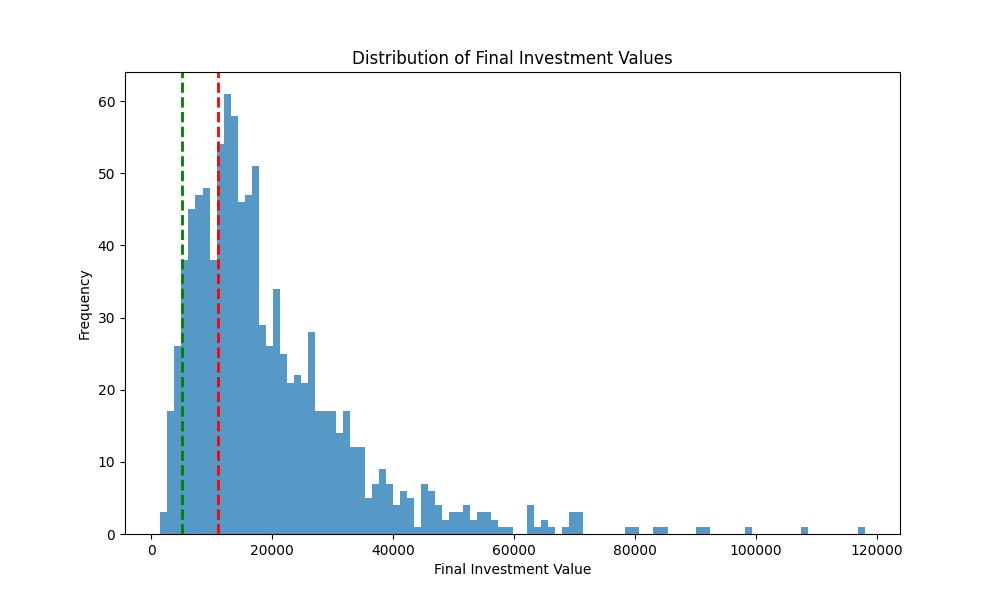

The script that saved this image:
""" download NVDA historical data from Yahoo Finance """
import pandas as pd
import yfinance as yf
import numpy as np
import matplotlib.pyplot as plt


def download_data(ticker, start_date, end_date):
    data = yf.download(ticker, start=start_date, end=end_date)
    return data


def refresh_data(ticker):
    today = pd.Timestamp.today().date()
    start_date = '2010-01-01'
    df = download_data(ticker, start_date=start_date, end_date=today)
    df.to_csv('stock_data/' + ticker.lower() + '.csv')


def construct_simulation(ticker, initial_investment, num_simulations, forecast_days, desired_return):

    refresh_data(ticker)

    """ upload data from data/nvda.csv  to a pandas dataframe """

    df = pd.read_csv('stock_data/' + ticker.lower() + '.csv')

    daily_returns = df["Adj Close"].pct_change().dropna()

    # Simulation parameters
    num_simulations = num_simulations
    forecast_days = forecast_days

    # Initialise simulation array, all zeros
    simulations = np.zeros((num_simulations, forecast_days))

    # Simulate future paths
    last_price = df["Adj Close"].iloc[-1]
    for i in range(num_simulations):
        cumulative_returns = np.random.choice(daily_returns, size=forecast_days, replace=True).cumsum()
        simulations[i, :] = last_price * (1 + cumulative_returns)

    # part 2

    # Calculate daily returns
    daily_returns = df["Adj Close"].pct_change().dropna()

    # Simulation parameters
    initial_investment = initial_investment  # Initial investment amount
    num_simulations = num_simulations  # Number of simulations
    forecast_days = forecast_days  # Investment horizon in days
    desired_return = desired_return  # Desired return (10%)

    # Calculate the average daily return
    average_daily_return = daily_returns.mean()

    # Calculate volatility as the standard deviation of daily returns
    volatility = daily_returns.std()

    print(f"Average Daily Return: {average_daily_return}")
    print(f"Volatility: {volatility}")

    daily_returns = np.log(df["Adj Close"] / df["Adj Close"].shift(1)).dropna()

    # Simulating future returns
    simulated_end_returns = np.zeros(num_simulations)
    for i in range(num_simulations):
        random_returns = np.random.normal(average_daily_return, volatility, forecast_days)
        cumulative_return = np.prod(1 + random_returns)
        simulated_end_returns[i] = initial_investment * cumulative_return

    # Calculate the final investment values
    final_investment_values = simulated_end_returns

    print("final_investment_values", final_investment_values)

    confidence_level = 0.95
    sorted_returns = np.sort(final_investment_values)
    index_at_var = int((1 - confidence_level) * num_simulations)
    var = initial_investment - sorted_returns[index_at_var]
    conditional_var = initial_investment - sorted_returns[:index_at_var].mean()

    print(f"Value at Risk (95% confidence): £{var:,.2f}")
    print(f"Expected Tail Loss (Conditional VaR): £{conditional_var:,.2f}")

    num_success = np.sum(final_investment_values >= initial_investment * (1 + desired_return))
    probability_of_success = num_success / num_simulations

    # print(f"Probability of achieving at least a {desired_return * 100}% return: {probability_of_success * 100:.2f}%")

    plt.figure(figsize=(10, 6))
    plt.hist(final_investment_values, bins=100, alpha=0.75)
    plt.axvline(
        initial_investment * (1 + desired_return),
        color="r",
        linestyle="dashed",
        linewidth=2,
    )
    plt.axvline(initial_investment - var, color="g", linestyle="dashed", linewidth=2)
    plt.title("Distribution of Final Investment Values")
    plt.xlabel("Final Investment Value")
    plt.ylabel("Frequency")
    plt.show()
    plt.savefig('risk_simulation.png')
    return var, conditional_var, probability_of_success


# construct_simulation('NVDA')
